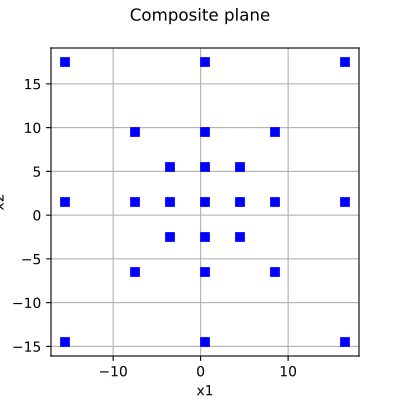

Here is the Python script that generated this plot:
import openturns as ot
from matplotlib import pyplot as plt
from openturns.viewer import View

# Generate sample with the given plane
center = [0.5, 1.5]
levels = [4, 8, 16]

experiment = ot.Composite(center, levels)
sample = experiment.generate()

# Create the graph
graph = ot.Graph(sample.getName(), "x1", "x2", True, "")
cloud = ot.Cloud(sample, "blue", "fsquare", "")
graph.add(cloud)

# Draw the graph
fig = plt.figure(figsize=(4, 4))
axis = fig.add_subplot(111)
View(graph, figure=fig, axes=[axis], add_legend=False, square_axes=True)
axis.set_xlim(auto=True)
